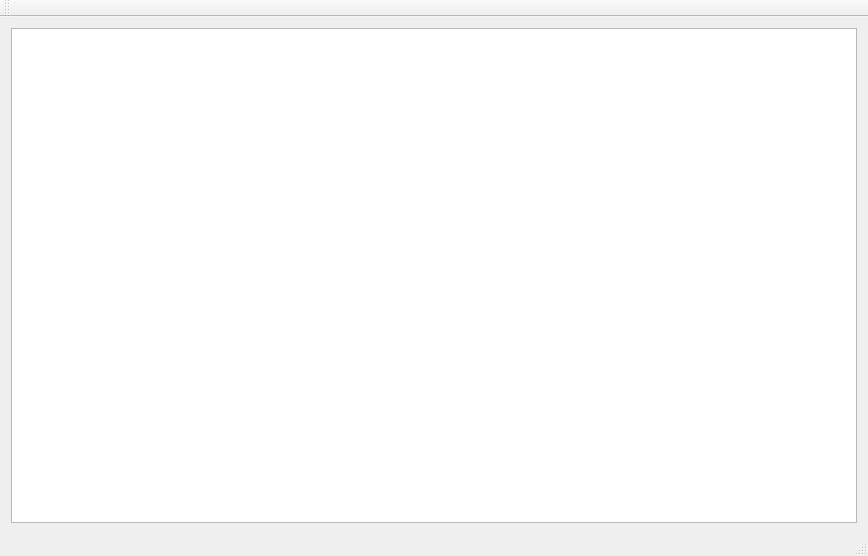
<?xml version="1.0" encoding="UTF-8"?>
<ui version="4.0">
 <class>MainWindow</class>
 <widget class="QMainWindow" name="MainWindow">
  <property name="geometry">
   <rect>
    <x>0</x>
    <y>0</y>
    <width>868</width>
    <height>556</height>
   </rect>
  </property>
  <property name="windowTitle">
   <string>MainWindow</string>
  </property>
  <widget class="QWidget" name="centralWidget">
   <layout class="QHBoxLayout" name="horizontalLayout">
    <item>
     <widget class="QTableView" name="tableView">
      <property name="focusPolicy">
       <enum>Qt::WheelFocus</enum>
      </property>
      <property name="styleSheet">
       <string notr="true"/>
      </property>
      <property name="dragEnabled">
       <bool>true</bool>
      </property>
      <property name="dragDropMode">
       <enum>QAbstractItemView::DragDrop</enum>
      </property>
      <property name="defaultDropAction">
       <enum>Qt::MoveAction</enum>
      </property>
      <property name="alternatingRowColors">
       <bool>true</bool>
      </property>
      <property name="selectionBehavior">
       <enum>QAbstractItemView::SelectRows</enum>
      </property>
      <property name="sortingEnabled">
       <bool>true</bool>
      </property>
      <attribute name="horizontalHeaderCascadingSectionResizes">
       <bool>true</bool>
      </attribute>
      <attribute name="horizontalHeaderStretchLastSection">
       <bool>true</bool>
      </attribute>
      <attribute name="verticalHeaderVisible">
       <bool>true</bool>
      </attribute>
     </widget>
    </item>
   </layout>
  </widget>
  <widget class="QMenuBar" name="menuBar">
   <property name="geometry">
    <rect>
     <x>0</x>
     <y>0</y>
     <width>868</width>
     <height>23</height>
    </rect>
   </property>
  </widget>
  <widget class="QToolBar" name="mainToolBar">
   <attribute name="toolBarArea">
    <enum>TopToolBarArea</enum>
   </attribute>
   <attribute name="toolBarBreak">
    <bool>false</bool>
   </attribute>
  </widget>
  <widget class="QStatusBar" name="statusBar"/>
 </widget>
 <layoutdefault spacing="6" margin="11"/>
 <resources>
  <include location="MainWindow.qrc"/>
 </resources>
 <connections/>
</ui>
